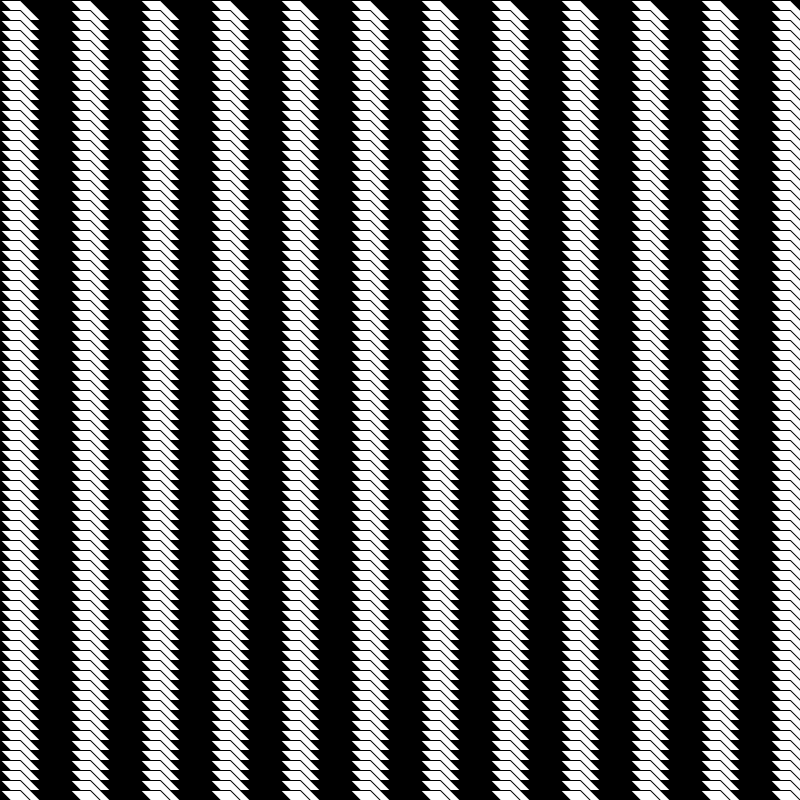
Frame 1 (no input)
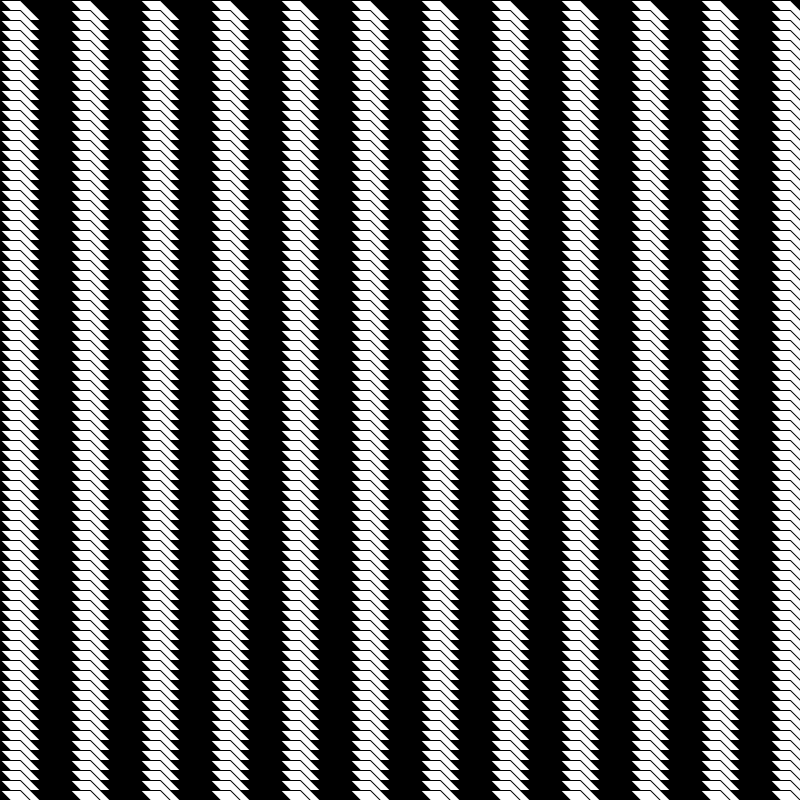
Frame 60 (the mouse pressed at the canvas centre just before this capture)
Frame 120 (the mouse held since frame 60 and released just before this capture): identical to frame 60, image omitted

The Processing sketch that drew these frames (run headless with seeded random() and noise(); from frame 60 on, the mouse is pressed at the canvas centre):

// Processing sketch: Clase
// ── Clase.pde
void setup(){
  size(800,800);
  background (0);
}

void draw(){
  fill(255);
  
  for(int i =0;i<width; i=i+10){
    for(int j =0;j<height;j=j+10){
      fill(255);
      quad(i,j,i+20,j,i+40,j+20,i+20, j+20);
    }
    i=i+60;
  }
  }
